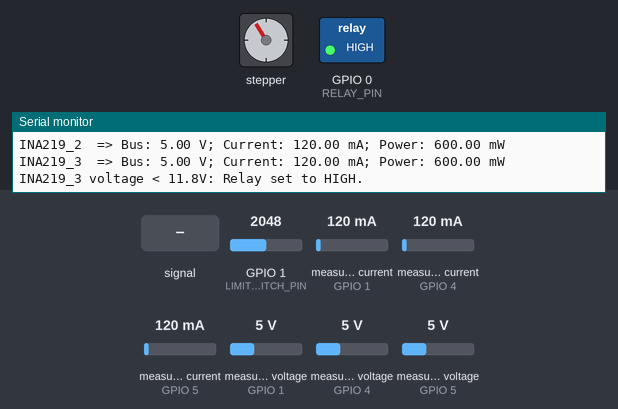
This sketch was run on a simulated ESP32-C6. Parts: stepper motor, switched loads named in the sketch (green lamp = pin HIGH), the last lines printed to the serial monitor. Wiring (inferred from the names in the program): stepper motor driver (200 steps per turn assumed): step GPIO 18; direction GPIO 20; enable GPIO 19. The test bench sets the inputs (shaded band); at power-on: measured voltage (sensors on GPIO 5, GPIO 1, GPIO 4) 5 V, GPIO 1 (LIMIT_SWITCH_PIN) = 2048, measured current (sensors on GPIO 1, GPIO 4, GPIO 5) 120 mA. Pins used as bus, display or sensor lines are not drawn.

Above: at 1.2 s.
1.3 s: GPIO 1 (LIMIT_SWITCH_PIN) fed a 200 Hz sine of ±1023 counts around its level
At 1.65 s:
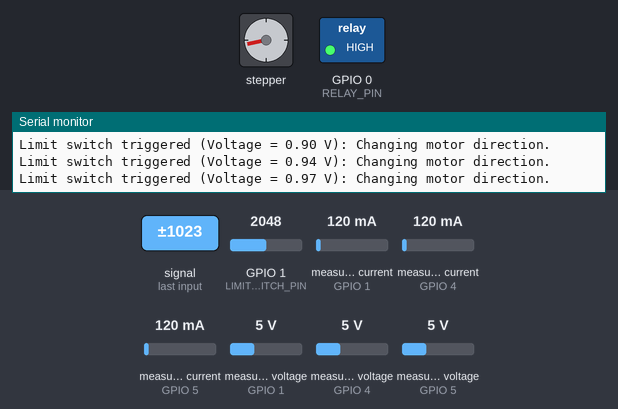
4.4 s: measured voltage (sensor on GPIO 5) set to 11.6 V
7.5 s: measured voltage (sensor on GPIO 5) set to 12 V
At 9.0 s:
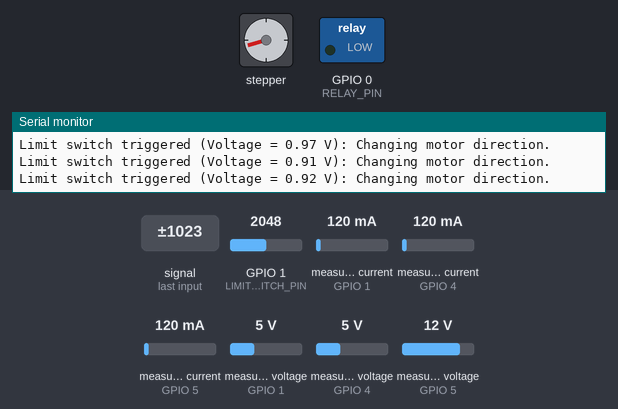
10.6 s: GPIO 1 (LIMIT_SWITCH_PIN) set to 2866
At 11.18 s:
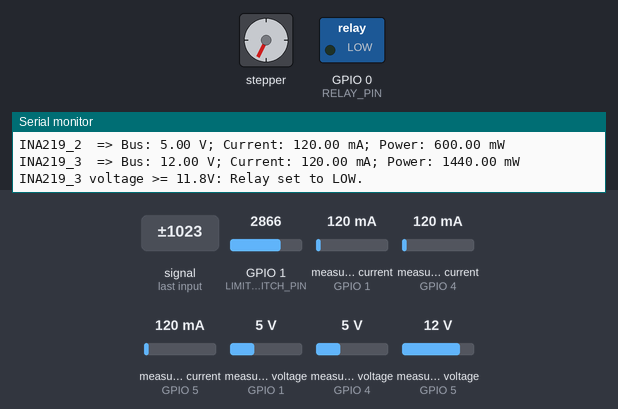
13.7 s: measured voltage (sensor on GPIO 5) set to 0.3 V
At 14.18 s:
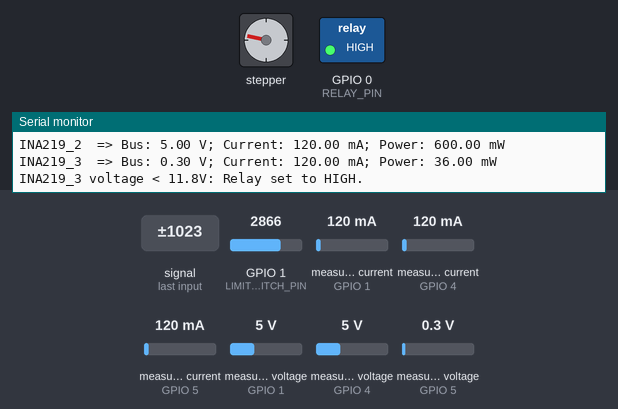
16.8 s: measured current (sensor on GPIO 1) set to 1500 mA
Timing chart, 0 to 28.1 s (numbered marks = the images above; inputs shaded):
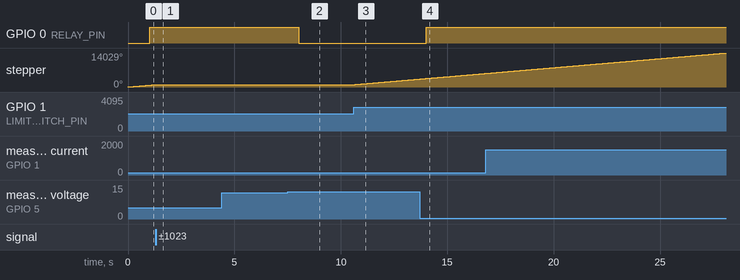

The sketch:

3x_INA219_Relay.ino
```cpp
#include <Wire.h>
#include <Adafruit_INA219.h>

// We create three instances of the Adafruit_INA219 class, one per sensor.
// NOTE: We are using 3x sensors on a single I²C bus.
Adafruit_INA219 ina219_1(0x41); // INA219 for USB Charge Controller #1
Adafruit_INA219 ina219_2(0x44); // INA219 for USB Charge Controller #2
Adafruit_INA219 ina219_3(0x45); // INA219 for Solar Panel production

// Define relay pin (GPIO 0 of XIAO ESP32C6)
// Relay controls power between AC Grid and Solar Panel
#define RELAY_PIN 0

// ***** Stepper Motor Definitions for DRV8825 *****
// Update the pin numbers according to your wiring.
#define MOTOR_STEP_PIN    18    // Connect to DRV8825 STEP pin
#define MOTOR_DIR_PIN     20    // Connect to DRV8825 DIR pin
#define MOTOR_ENABLE_PIN  19    // Connect to DRV8825 ENABLE pin (active LOW by default)

// ***** Limit Switch Definition *****
// The limit switch (SPDT) is connected as an analog input on GPIO1.
// With a 4.7kΩ pull-up resistor, the line is normally high; when pressed,
// the voltage is pulled below 1.0 V.
#define LIMIT_SWITCH_PIN 1
const float LIMIT_SWITCH_THRESHOLD = 1.0;   // Threshold in volts

// Motor movement configuration
// No automatic reversal on full revolution now
const int motorStepsPerRevolution = 200;  // (Optional: if we ever need to count steps)
int motorStepCount = 0;                   // (Optional)

// Timing intervals for step pulse generation (in microseconds)
unsigned long motorLastChangeMicros = 0;
const unsigned long motorStepInterval = 2000;      // Time between steps (adjust as needed)
const unsigned long motorPulseHighDuration = 50;     // Duration the pulse stays HIGH
bool motorPulseState = false;                        // Tracks step pulse state

// Timing variable for sensor reading every 1 second
unsigned long previousSensorMillis = 0;

// --- Finite-State Machine for Motor Direction ---
// Define an enumerator representing motor direction.
enum MotorDirection { ANTICLOCKWISE, CLOCKWISE };
MotorDirection currentDirection = ANTICLOCKWISE; // Start spinning anticlockwise

// Variable for limit switch edge detection, analog based
bool previousLimitPressed = false;
bool sensor1Available,sensor2Available,sensor3Available;
void setup(void)
{
  Serial.begin(115200);

  // ----- Initialize INA219 Sensors -----
  Serial.println("Initializing three INA219 sensors...");

  sensor1Available = ina219_1.begin();
  if (!sensor1Available) Serial.println("INA219_1 (0x41) not found.");

  sensor2Available = ina219_2.begin();
  if (!sensor2Available) Serial.println("INA219_2 (0x44) not found.");

  sensor3Available = ina219_3.begin();
  if (!sensor3Available) Serial.println("INA219_3 (0x45) not found.");

  // Only set calibration for sensors that are available
  if (sensor1Available) ina219_1.setCalibration_32V_1A();
  if (sensor2Available) ina219_2.setCalibration_32V_1A();
  if (sensor3Available) ina219_3.setCalibration_32V_1A();

  Serial.println("Sensor initialization complete.");


  // Optionally configure each sensor's calibration range.
  ina219_1.setCalibration_32V_1A();
  ina219_2.setCalibration_32V_1A();
  ina219_3.setCalibration_32V_1A();

  Serial.println("All INA219 sensors initialized.");

  // ----- Initialize Relay Control -----
  pinMode(RELAY_PIN, OUTPUT);
  digitalWrite(RELAY_PIN, LOW); // Start with relay pin LOW

  // ----- Initialize Stepper Motor Control Pins -----
  pinMode(MOTOR_STEP_PIN, OUTPUT);
  pinMode(MOTOR_DIR_PIN, OUTPUT);
  pinMode(MOTOR_ENABLE_PIN, OUTPUT);

  // Enable the motor driver (ENABLE is active LOW for most DRV8825 boards)
  digitalWrite(MOTOR_ENABLE_PIN, LOW);
  // Set the initial motor direction based on the FSM.
  digitalWrite(MOTOR_DIR_PIN, (currentDirection == ANTICLOCKWISE) ? HIGH : LOW);

  // ----- Initialize Limit Switch Pin -----
  // We'll use analogRead on this pin, so setting mode is optional.
  pinMode(LIMIT_SWITCH_PIN, INPUT);

  // Initialize timing variables for stepper pulse generation
  motorLastChangeMicros = micros();
}

void loop(void)
{
  unsigned long currentMillis = millis();
  unsigned long currentMicros = micros();

  // Limit Switch Processing (Analog Read)
  // Read the analog voltage on GPIO1.
  int analogVal = analogRead(LIMIT_SWITCH_PIN);
  // Convert ADC value to voltage (assuming a 3.3V reference and 12-bit ADC).
  float limitVoltage = analogVal * (3.3 / 4095.0);

  // Determine if the limit switch is "pressed" (voltage below threshold).
  bool currentLimitPressed = (limitVoltage < LIMIT_SWITCH_THRESHOLD);

  // Edge detection: Toggle direction only when the switch is pressed (transition from not-pressed to pressed).
  if (currentLimitPressed && !previousLimitPressed) {
    // Toggle the motor direction.
    if (currentDirection == ANTICLOCKWISE)
      currentDirection = CLOCKWISE;
    else
      currentDirection = ANTICLOCKWISE;

    // Update the direction output.
    digitalWrite(MOTOR_DIR_PIN, (currentDirection == ANTICLOCKWISE) ? HIGH : LOW); // Finite State Machine
    Serial.print("Limit switch triggered (Voltage = ");
    Serial.print(limitVoltage, 2);
    Serial.println(" V): Changing motor direction.");
  }
  previousLimitPressed = currentLimitPressed;

  // --- Sensor Reading and Relay Control (every 1 second) ---
  if (currentMillis - previousSensorMillis >= 1000) {
    previousSensorMillis = currentMillis;

    if (sensor1Available) {
      float shuntvoltage_1 = ina219_1.getShuntVoltage_mV();
      float busvoltage_1   = ina219_1.getBusVoltage_V();
      float current_mA_1   = ina219_1.getCurrent_mA();
      float power_mW_1     = ina219_1.getPower_mW();
      float loadvoltage_1  = busvoltage_1 + (shuntvoltage_1 / 1000);

      Serial.print("INA219_1  => Bus: ");
      Serial.print(busvoltage_1); Serial.print(" V; Current: ");
      Serial.print(current_mA_1); Serial.print(" mA; Power: ");
      Serial.print(power_mW_1); Serial.println(" mW");
    }

    if (sensor2Available) {
      float shuntvoltage_2 = ina219_2.getShuntVoltage_mV();
      float busvoltage_2   = ina219_2.getBusVoltage_V();
      float current_mA_2   = ina219_2.getCurrent_mA();
      float power_mW_2     = ina219_2.getPower_mW();
      float loadvoltage_2  = busvoltage_2 + (shuntvoltage_2 / 1000);

      Serial.print("INA219_2  => Bus: ");
      Serial.print(busvoltage_2); Serial.print(" V; Current: ");
      Serial.print(current_mA_2); Serial.print(" mA; Power: ");
      Serial.print(power_mW_2); Serial.println(" mW");
    }

    if (sensor3Available) {
      float shuntvoltage_3 = ina219_3.getShuntVoltage_mV();
      float busvoltage_3   = ina219_3.getBusVoltage_V();
      float current_mA_3   = ina219_3.getCurrent_mA();
      float power_mW_3     = ina219_3.getPower_mW();
      float loadvoltage_3  = busvoltage_3 + (shuntvoltage_3 / 1000);

      Serial.print("INA219_3  => Bus: ");
      Serial.print(busvoltage_3); Serial.print(" V; Current: ");
      Serial.print(current_mA_3); Serial.print(" mA; Power: ");
      Serial.print(power_mW_3); Serial.println(" mW");

      // Only control relay if sensor 3 is available
      if (busvoltage_3 < 11.8) {
        digitalWrite(RELAY_PIN, HIGH);
        Serial.println("INA219_3 voltage < 11.8V: Relay set to HIGH.");
      } else {
        digitalWrite(RELAY_PIN, LOW);
        Serial.println("INA219_3 voltage >= 11.8V: Relay set to LOW.");
      }
    } else {
      Serial.println("INA219_3 unavailable: Relay left unchanged.");
    }

    Serial.println();
  }


  // --- Stepper Motor Control (nonblocking) ---
  // Generate a step pulse for continuous motor movement.
  if (!motorPulseState && (currentMicros - motorLastChangeMicros >= motorStepInterval)) {
    // Start the pulse.
    digitalWrite(MOTOR_STEP_PIN, HIGH);
    motorPulseState = true;
    motorLastChangeMicros = currentMicros;
  }
  else if (motorPulseState && (currentMicros - motorLastChangeMicros >= motorPulseHighDuration)) {
    // End the pulse.
    digitalWrite(MOTOR_STEP_PIN, LOW);
    motorPulseState = false;
    motorLastChangeMicros = currentMicros;

    // Optionally, count steps if needed:
    motorStepCount++;
    // No auto-reversal on full revolution here.
  }
}
```

Measured:
- the behaviour switches between 11.7 and 11.8 V on measured voltage (sensor on GPIO 5) (found by bisection; images 1 and 2)
- after the input at 7.5 s, GPIO 0 (RELAY_PIN): HIGH → LOW after 0.53 s
- after the input at 13.7 s, GPIO 0 (RELAY_PIN): LOW → HIGH after 0.33 s
